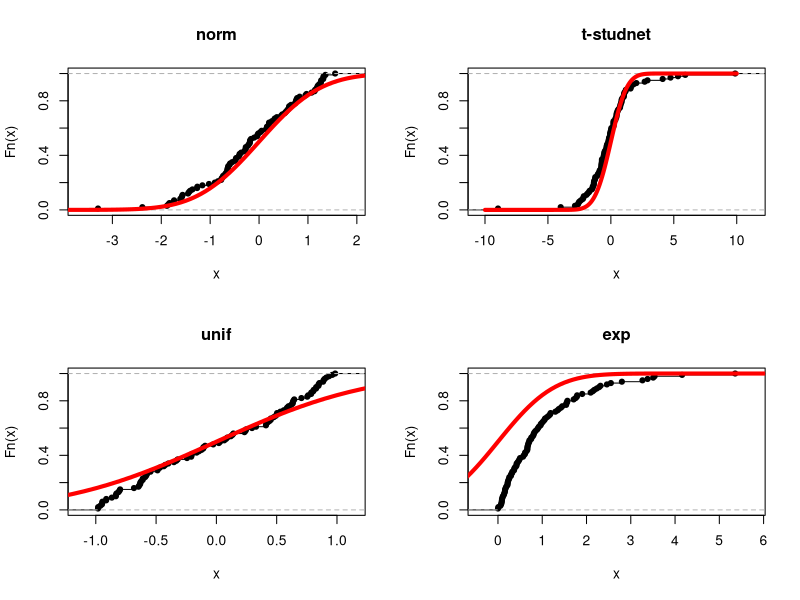
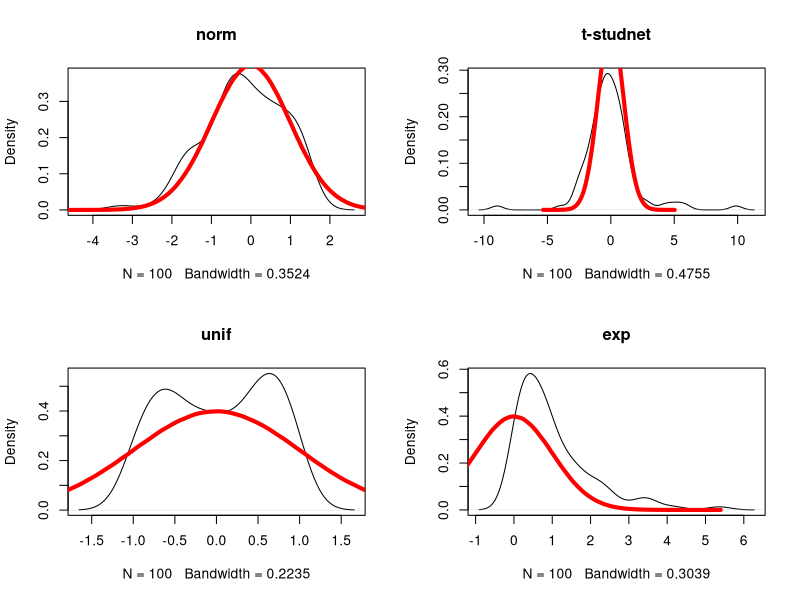
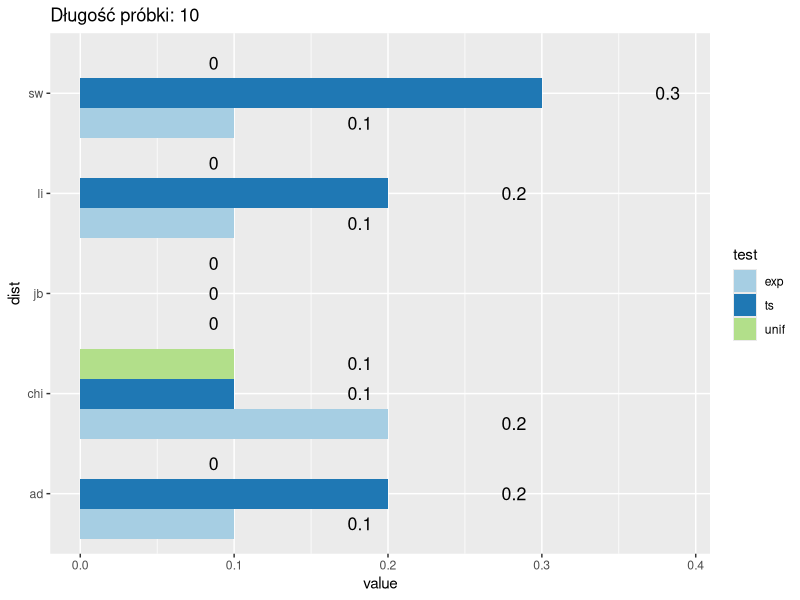
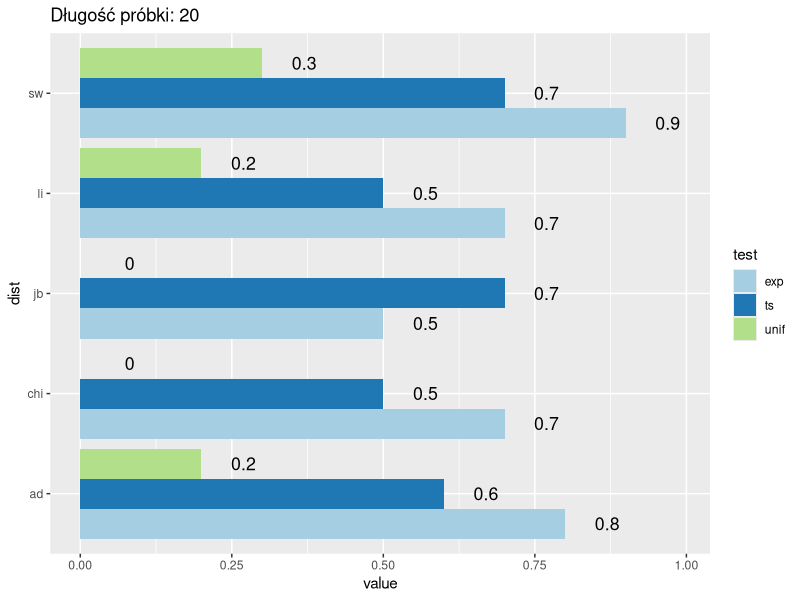
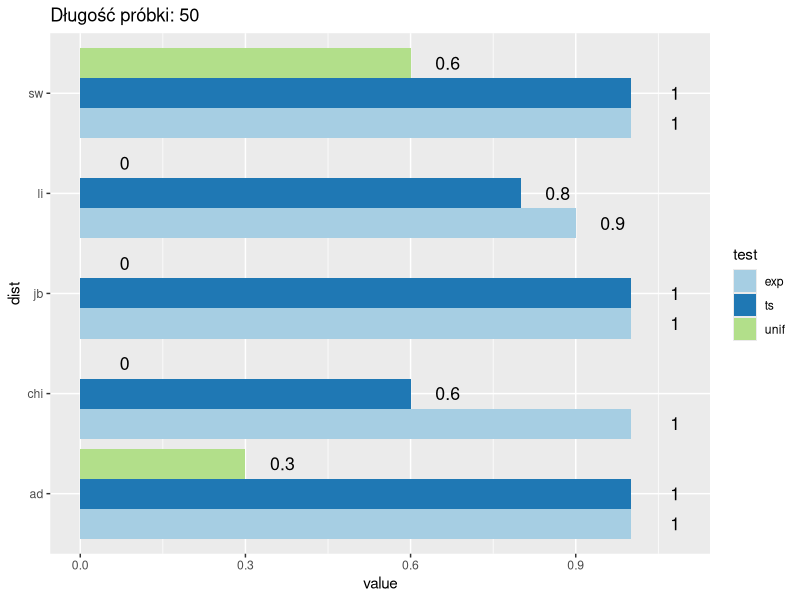
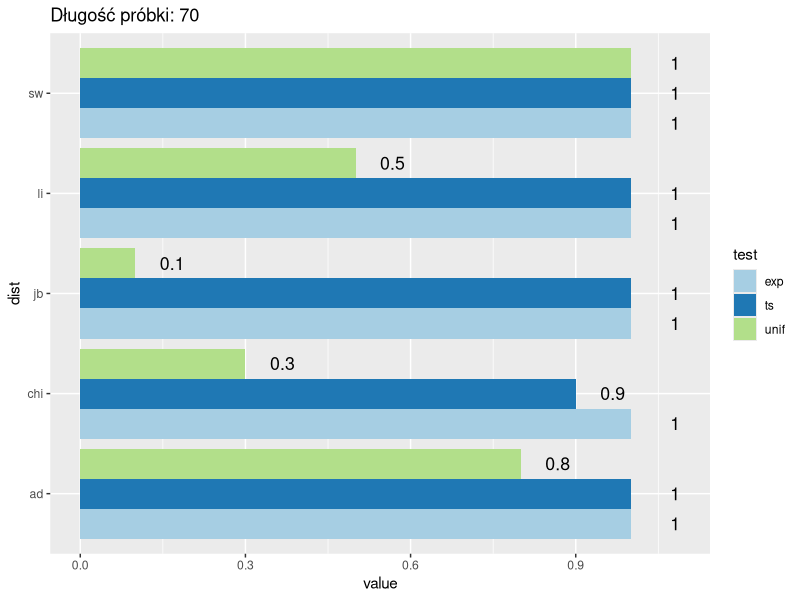
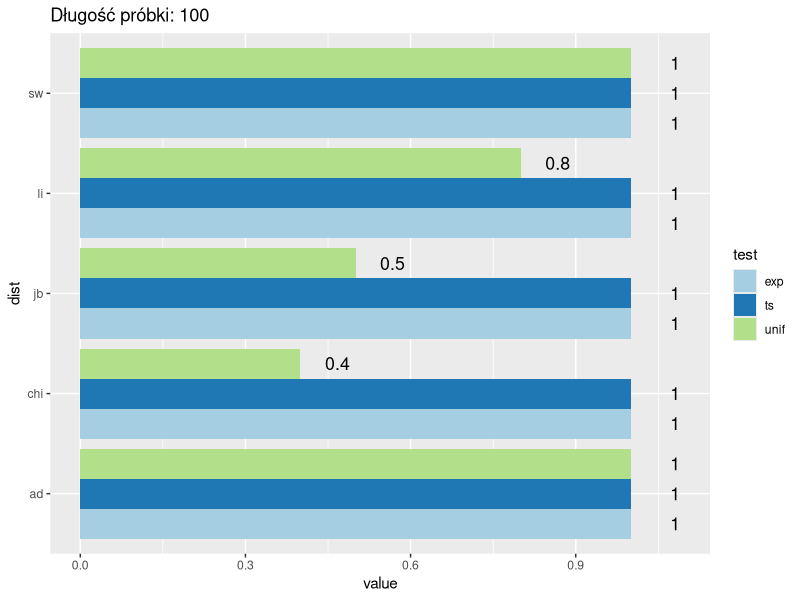
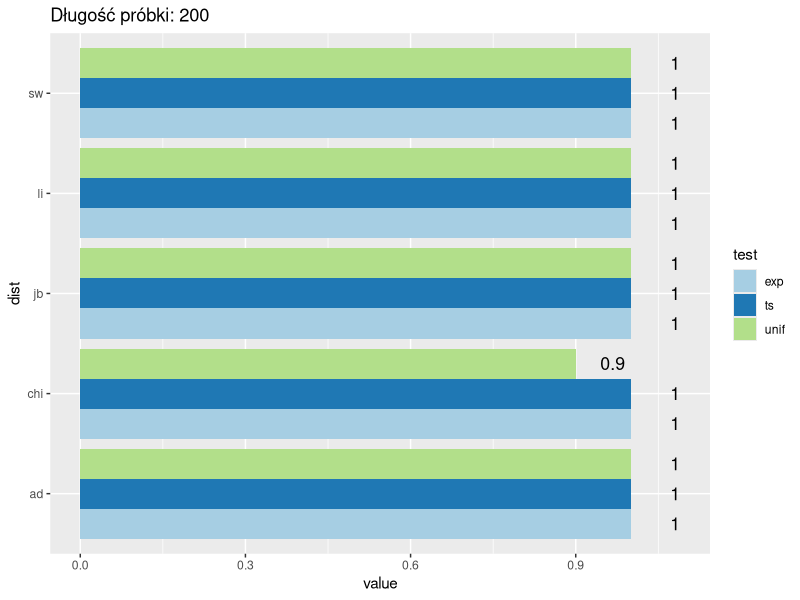

Source code (R) for these figures, in order:
## ---- chunk 1
now <- Sys.time()
## ---- chunk 2
library(dplyr)
library(tidyr)
library(nortest)
library(tseries)
library(ggplot2)
library(reshape2)
library(tidyverse)
library(kableExtra)
library(Hmisc)
## ---- chunk 3
gen <- function(y)
{
  dane <- lapply(y, function(x)
  {
    list("ts" = rt(x, 2), 
         "unif" = runif(x, -1, 1), 
         "exp" = rexp(x, 1)
    )
    
  }) 
  return(dane)
}
## ---- chunk 4
z <- 100
x <- seq(from=-10, to=10, by=.1)
y <- pnorm(x)
set.seed(110)
dat <- gen(z)
par(mfrow = c(2, 2))
plot(ecdf(rnorm(z)), main = "norm")
lines(x, y, type='l', col = "red", lwd = 4)
plot(ecdf(dat[[1]][[1]]), main = "t-studnet")
lines(x, y, type='l', col = "red", lwd = 4)
plot(ecdf(dat[[1]][[2]]), main = "unif")
lines(x, y, type='l', col = "red", lwd = 4)
plot(ecdf(dat[[1]][[3]]), main = "exp")
lines(x, y, type='l', col = "red", lwd = 4)
## ---- chunk 5
set.seed(110)
z <- 100
dat <- gen(z)
par(mfrow = c(2, 2))
plot(density(rnorm(z)), main = "norm")
lines(density(rnorm(10000000)), main = "norm", col = "red", lwd = 4)
plot(density(dat[[1]][[1]]), main = "t-studnet")
lines(density(rnorm(10000000)), main = "norm", col = "red", lwd = 4)
plot(density(dat[[1]][[2]]), main = "unif")
lines(density(rnorm(10000000)), main = "norm", col = "red", lwd = 4)
plot(density(dat[[1]][[3]]), main = "exp")
lines(density(rnorm(10000000)), main = "norm", col = "red", lwd = 4)
## ---- chunk 6
len <- c(10, 20, 50, 70, 100, 200)
sym <- 10
alpha <- 0.05
## ---- chunk 7
df <- data.frame()
for (a in len)
{
  for (b in 1:sym) 
  {
    data <- gen(a)
    pvalues <- lapply(data[[1]], function(x)
    {
      list(
           "sw" = shapiro.test(x)$p.value,
           "jb" = jarque.bera.test(x)$p.value,
           "li" = lillie.test(x)$p.value,
           "chi" = pearson.test(x)$p.value,
           "ad" = ad.test(x)$p.value)
    })
    df <- rbind(df, c(as.data.frame(pvalues), "length" = a))
    
  }
}
## ---- chunk 8
df_pomoc <- df

df <- cbind(df[,-length(df)] < alpha, "length" = df[,length(df)])
df <- as_tibble(df)
df2 <- df %>%
  group_by(length) %>%
  summarise_all(funs(mean))

mali <- list()
for (c in 1:length(len))
  {
  m <- matrix(df2[c,-1], ncol = 5, byrow = TRUE)
  m <- as.data.frame(m)
  colnames(m) <- c("sw", "jb", "li", "chi", "ad")
  rownames(m) <- c("ts", "unif", "exp")
  mali[[c]] <- m
  
}
names(mali) <- len
## ---- chunk 9
mali[[1]] %>%
  kable() %>%
  kable_styling(bootstrap_options = c("striped", "hover", "bordered"), full_width = FALSE, position = "float_left") %>%
  column_spec(2:6, width = "5em") %>%
  add_header_above(c(" ",  "wielkość próbki- 10" = 5))

mali[[2]] %>%
  kable() %>%
  kable_styling(bootstrap_options = c("striped", "hover", "bordered"), full_width = FALSE, position = "float_right") %>%
  column_spec(2:6, width = "5em") %>%
  add_header_above(c(" ",  "wielkość próbki- 20" = 5))

mali[[3]] %>%
  kable() %>%
  kable_styling(bootstrap_options = c("striped", "hover", "bordered"), full_width = FALSE, position = "float_left") %>%
  column_spec(2:6, width = "5em") %>%
  add_header_above(c(" ",  "wielkość próbki- 50" = 5))

mali[[4]] %>%
  kable() %>%
  kable_styling(bootstrap_options = c("striped", "hover", "bordered"), full_width = FALSE, position = "right") %>%
  column_spec(2:6, width = "5em") %>%
  add_header_above(c(" ",  "wielkość próbki- 70" = 5))

mali[[5]] %>%
  kable() %>%
  kable_styling(bootstrap_options = c("striped", "hover", "bordered"), full_width = FALSE, position = "float_left") %>%
  column_spec(2:6, width = "5em") %>%
  add_header_above(c(" ",  "wielkość próbki- 100" = 5))

mali[[6]] %>%
  kable() %>%
  kable_styling(bootstrap_options = c("striped", "hover", "bordered"), full_width = FALSE, position = "right") %>%
  column_spec(2:6, width = "5em") %>%
  add_header_above(c(" ",  "wielkość próbki- 200" = 5))
## ---- chunk 10
df_pomoc <- as_tibble(df_pomoc)
df_pomoc2 <- cbind(df_pomoc[,-length(df_pomoc)] < alpha, "length" = df_pomoc[,length(df_pomoc)])

df_pomoc3 <- df_pomoc2 %>%
  group_by(length) %>%
  summarise_all(funs(mean))

charts <- list(0, 0, 0, 0)

for (x in 1:length(len))
{
  aaa <- df_pomoc3[which(df_pomoc3$length == len[x]),-1]
  
  aa <- as_tibble(melt(aaa))
  aa <- aa %>%
    separate(variable, c("test", "dist"))
  
  a <- aa %>%
    ggplot(aes(x = dist, y = value, fill = test)) + 
    geom_bar(stat="identity", position = position_dodge()) + 
    coord_flip()+
    geom_text(aes(y = value + 0.09, label = value), size = 4.5, position = position_dodge(0.9), hjust = 1, color = "black") +
    scale_fill_brewer(palette="Paired") +
    labs(title = paste0("Długość próbki: ", len[x]))
  
  charts[[x]] <- a
}
## ---- chunk 11
p1 <- charts[[1]]
p2 <- charts[[2]]
p3 <- charts[[3]]
p4 <- charts[[4]]
p5 <- charts[[5]]
p6 <- charts[[6]]
p1
p2
p3
p4
p5
p6
## ---- chunk 12
Sys.time() - now
